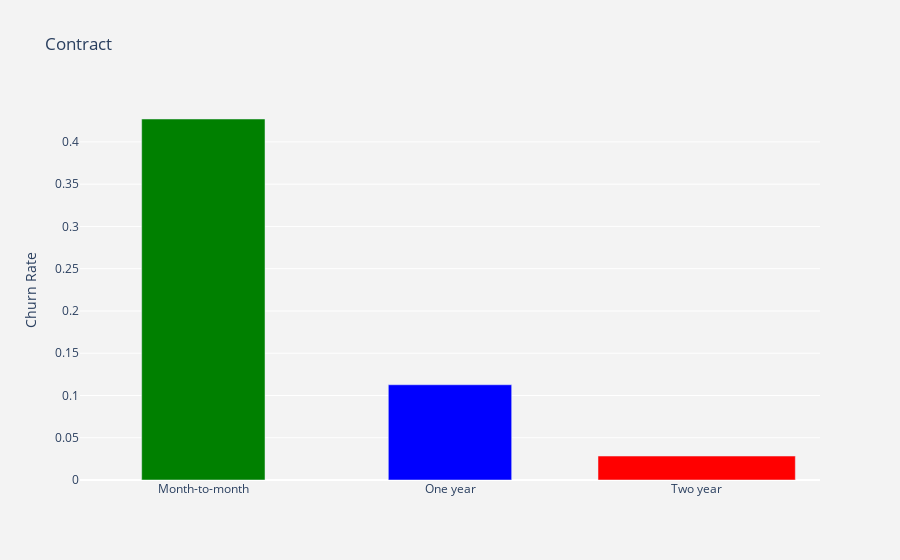

Notebook code cell kept with this figure:
### Code cell
df_plot = df_data.groupby('Contract').Churn.mean().reset_index()
plot_data = [
    go.Bar(
        x=df_plot['Contract'],
        y=df_plot['Churn'],
        width = [0.5, 0.5],
        marker=dict(
        color=['green', 'blue', 'red'])
    )
]
plot_layout = go.Layout(
        xaxis={"type": "category"},
        yaxis={"title": "Churn Rate"},
        title='Contract',
        plot_bgcolor  = 'rgb(243,243,243)',
        paper_bgcolor  = 'rgb(243,243,243)',
    )
fig = go.Figure(data=plot_data, layout=plot_layout)
pyoff.iplot(fig)

### Figure 1 — Plotly figure (JSON) as saved in the notebook; plotly's stock layout.template omitted (floating-point values rounded to 4 significant figures)
{"data": [{"marker": {"color": ["green", "blue", "red"]}, "type": "bar", "width": [0.5, 0.5], "x": ["Month-to-month", "One year", "Two year"], "y": [0.4271, 0.1127, 0.02832]}], "layout": {"paper_bgcolor": "rgb(243,243,243)", "plot_bgcolor": "rgb(243,243,243)", "title": {"text": "Contract"}, "xaxis": {"type": "category"}, "yaxis": {"title": {"text": "Churn Rate"}}}}
